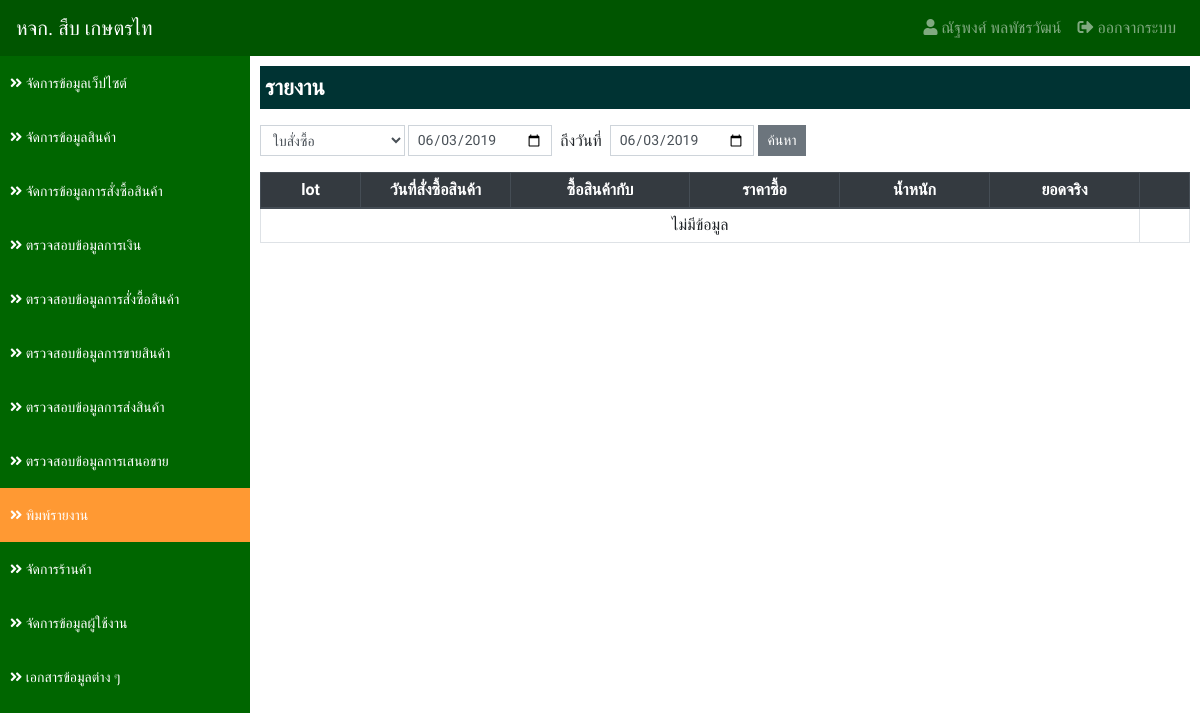
Before: /?app=reports&action=report_list (signed in) with the older database file.
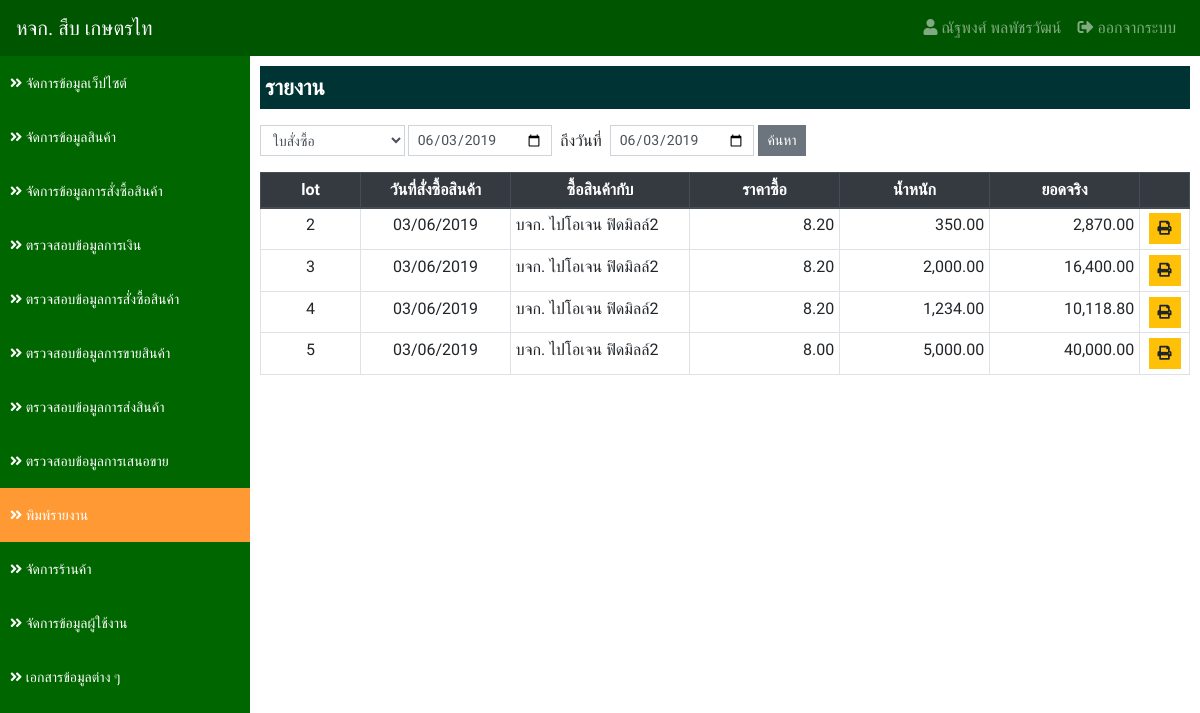
After: the same page with the newer database file.
### tables this page shows
CREATE TABLE `order_tb` (
  `order_id` int(11) NOT NULL,
  `products_id` int(11) NOT NULL,
  `store_id` int(11) NOT NULL,
  `order_weight` decimal(10,2) NOT NULL,
  `store_buy_id` int(11) NOT NULL COMMENT 'ร้านที่เราซื้อสินค้า',
  `order_price_buy` decimal(10,2) NOT NULL,
  `order_date_buy` datetime NOT NULL,
  `order_price_sale` decimal(10,2) NOT NULL,
  `order_price_transfer` decimal(10,2) NOT NULL,
  `order_date_transfer` datetime NOT NULL,
  `order_status` int(2) NOT NULL COMMENT 'สถานะ 1.รออนุมัติการสั่งซื้อ 2.อนุมัติการสั่งซื้อ 3.กำลังเตรียมสินค้า',
  `order_fitdate_cancel` datetime NOT NULL,
  `order_fitdate` datetime NOT NULL,
  `order_fitby` int(11) NOT NULL
);

CREATE TABLE `store_tb` (
  `store_id` int(11) NOT NULL,
  `store_name` varchar(255) NOT NULL COMMENT 'ชื่อร้าน',
  `store_address` varchar(255) NOT NULL COMMENT 'ที่อยู่',
  `store_phone` varchar(100) NOT NULL COMMENT 'เบอร์โทรศัพท์',
  `store_tax` varchar(100) NOT NULL COMMENT 'เลขประจำตัวผู้เสียภาษี',
  `store_type` int(1) NOT NULL COMMENT 'ประเภทร้าน 1.เจ้าของร้าน 2.ร้านซื้อสินค้า 3.ร้านขายสินค้า',
  `store_status` int(1) NOT NULL COMMENT 'สถานะ 1.ใช้งาน 2.ปิดการใช้งาน 3.ลบ'
);

### applications/connect_db.php (called while the page is built, shortened)
<?php
    $serveName      = "localhost";
    $userConect     = "root";
    $passConnect    = "";
    $DB             = "sub_data";
    $conn           = new mysqli($serveName, $userConect, $passConnect, $DB);
    $conn->set_charset("utf8");
    $protocol       = (!empty($_SERVER['HTTPS']) && $_SERVER['HTTPS'] !== 'off' || $_SERVER['SERVER_PORT'] == 443) ? "https://" : "http://";
    $domain         = $protocol.$_SERVER['HTTP_HOST']."/project01";
    function select_db($sql) {
        Global $conn;
        return $conn->query($sql);
    }
?>

### applications/reports/report_list.php (the view, shortened to what this page needs)
<?php
    if (empty($_POST['date_start']) && empty($_POST['date_end'])) {
        $typeReport = 1;
        $dateStart = date('Y-m-d');
        $dateEnd = date('Y-m-d');
    } else {
        $typeReport = $_POST['type_report'];
        $dateStart = $_POST['date_start'];
        $dateEnd = $_POST['date_end'];
    }
    if ($typeReport == 1) {
        $sql = "
            SELECT
                order_tb.*,
                store_tb.store_name
            FROM
                order_tb
            INNER JOIN store_tb ON order_tb.store_buy_id = store_tb.store_id
            WHERE
                order_tb.order_status >= 3 AND
                order_tb.order_date_buy BETWEEN '$dateStart 00:00:00' AND '$dateEnd 23:59:59'
            ORDER BY
                order_tb.order_id ASC
        ";
    }
    $result = select_db($sql);
?>
<div class="detail">
    <p class="title">รายงาน</p>
    <form action="" class="form-inline" method="POST">
        <div class="input-group mb-3">
            <select name="type_report" class="form-control form-control-sm">
                <option value="1" <?php if ($typeReport == 1) {echo "selected";}?>>ใบสั่งซื้อ</option>
            </select>
            <input type="date" name="date_start" value="<?=$dateStart?>" class="form-control form-control-sm">
            <div class="mt-1">&nbsp; ถึงวันที่ &nbsp;</div>
            <input type="date" name="date_end" value="<?=$dateEnd?>" class="form-control form-control-sm">&nbsp;
            <button type="submit" class="btn btn-secondary btn-sm">ค้นหา</button>
        </div>
    </form>
    <table class="table table-bordered table-hover table-sm">
        <thead class="thead-dark">
            <tr>
                <th class="text-center" style="width: 100px;">lot</th>
                <th class="text-center" style="width: 150px;">วันที่สั่งซื้อสินค้า</th>
                <th class="text-center">ซื้อสินค้ากับ</th>
                <th class="text-center" style="width: 150px;">ราคาซื้อ</th>
                <th class="text-center" style="width: 150px;">น้ำหนัก</th>
                <th class="text-center" style="width: 150px;">ยอดจริง</th>
                <th class="text-center" style="width: 50px;"></th>
            </tr>
        </thead>
        <tbody>
        <?php
            if ($result->num_rows > 0) {
                $i = 1;
                while($row = $result->fetch_assoc()) {
        ?>
            <tr>
                <td class="text-center"><?=$row['order_id']?></td>
                <td class="text-center"><?=date_format(date_create($row['order_date_buy']),"d/m/Y")?></td>
                <td><?=$row['store_name']?></td>
                <td class="text-right"><?=number_format($row['order_price_buy'],2)?></td>
                <td class="text-right"><?=number_format($row['order_weight'],2)?></td>
                <td class="text-right"><?=number_format($row['order_weight']*$row['order_price_buy'],2)?></td>
                <td class="text-center">
                    <?php if ($typeReport == 1) { ?>
                    <a href="<?=$domain?>/report/report_buy.php?id=<?=$row['order_id']?>" title="พิมพ์รายงานใบสั่งสินค้า" class="btn btn-warning btn-sm" target="_blank">
                        <i class="fas fa-print"></i>
                    </a>
                    <?php } elseif($typeReport == 2) { ?>
                    <a href="<?=$domain?>/report/report_transfer.php?id=<?=$row['order_id']?>" title="พิมพ์รายงานใบส่งสินค้า/ใบแจ้งหนี้" class="btn btn-warning btn-sm" target="_blank">
                        <i class="fas fa-print"></i>
                    </a>
                    <?php } elseif($typeReport == 3) { ?>
                    <a href="<?=$domain?>/report/report_payment.php?id=<?=$row['order_id']?>" title="พิมพ์รายงานใบส่งสินค้า/ใบแจ้งหนี้" class="btn btn-warning btn-sm" target="_blank">
                        <i class="fas fa-print"></i>
                    </a>
                    <?php } ?>
                </td>
            </tr>
        <?php $i++;}} else { ?>
            <tr>
                <td class="text-center" colspan="6">ไม่มีข้อมูล</td>
            </tr>
        <?php } ?>
        </tbody>
    </table>
</div>

Changed rows visible on the page:
added order_tb: order_id "2", order_date_buy "03/06/2019", store_tb.store_name "บจก. ไปโอเจน ฟิดมิลล์2", order_price_buy "8.20", order_weight "350.00", $row['order_weight']*$row['order_price_buy'] "2,870.00"
added order_tb: order_id "3", order_date_buy "03/06/2019", store_tb.store_name "บจก. ไปโอเจน ฟิดมิลล์2", order_price_buy "8.20", order_weight "2,000.00", $row['order_weight']*$row['order_price_buy'] "16,400.00"
added order_tb: order_id "4", order_date_buy "03/06/2019", store_tb.store_name "บจก. ไปโอเจน ฟิดมิลล์2", order_price_buy "8.20", order_weight "1,234.00", $row['order_weight']*$row['order_price_buy'] "10,118.80"
added order_tb: order_id "5", order_date_buy "03/06/2019", store_tb.store_name "บจก. ไปโอเจน ฟิดมิลล์2", order_price_buy "8.00", order_weight "5,000.00", $row['order_weight']*$row['order_price_buy'] "40,000.00"
Other visible differences:
text no longer shown: "ไม่มีข้อมูล"
